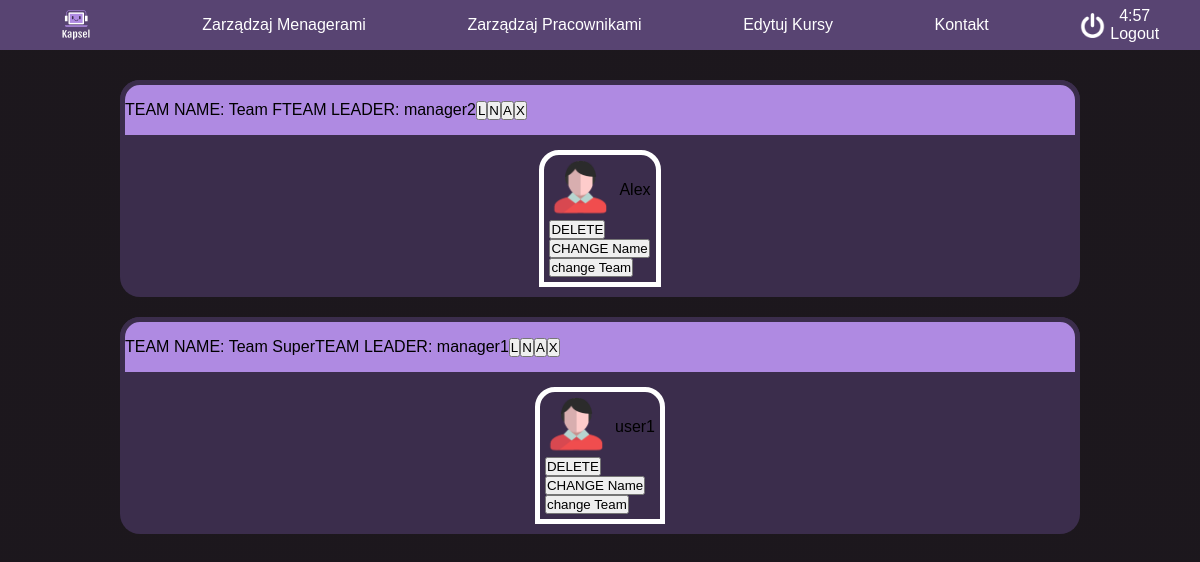
Page /manageUsers (signed in) on the committed database.
### tables this page shows
CREATE TABLE "users"
(
    id       integer
        primary key autoincrement,
    username text,
    role     text,
    password text,
    team_id  integer
);

CREATE TABLE teams
(
    id         integer
        constraint teams_pk
            primary key autoincrement,
    name       text,
    manager_id integer
);

### app.py (the view)
@app.route('/manageUsers')
def manage_users():
    session["localization"] = "manage_users"
    if not session.get("username"):
        return redirect("/login")
    if session.get("role") != 'manager' and session.get("role") != 'admin':
        abort(403)
    cursor.execute("SELECT username, team_id, id FROM users WHERE role=='user'")
    users = cursor.fetchall()
    teams = []
    cursor.execute("SELECT name, team_id FROM teams INNER JOIN users on teams.id=users.team_id WHERE role=='user'")
    teams = cursor.fetchall()
    cursor.execute("SELECT username, teams.id FROM users INNER JOIN teams on users.id=manager_id WHERE role=='manager'")
    managers = cursor.fetchall()
    teams2 = set(teams)
    teams = list(teams2)
    return render_template('manageUsers.html', users=users, teams=teams, managers=managers, role=session.get("role"))

### templates/manageUsers.html (shortened to what this page needs)
<!DOCTYPE html>
<html lang="pl-PL">
<head id="ctl00_Head1">
    <link rel="stylesheet" href="/static/style/style.css">
    <link rel="stylesheet" href="/static/style/nav.css">
    <link rel="stylesheet" href="/static/style/manageUsers.css">
</head>
<body class="CacheDetailsPage">
    {% include 'navbar.html' %}
    <div id="content">
        {% for i in teams %}
        <div class="teamContainer">
            {% for j in managers %}
            {% if i[1] == j[1] %}
                <div class="teamNav">
                    <p>TEAM NAME: {{ i[0] }}</p>
                    <p>TEAM LEADER: {{ j[0] }}</p>
                    <a href="" id="changeTeamLeader"><button onclick="changeTeamName()">L</button></a>
                    <a href="" id="changeTeamName"><button onclick="changeTeamName()">N</button></a>
                    <a href="" id="addToTeam"><button onclick="changeTeamName()">A</button></a>
                    <a href="" id="deleteTeam"><button onclick="dump({{j[1]}})">X</button></a>
                </div>
                {% endif %}
            {% endfor %}
            <div class="teamContent">
                {% for j in users %}
                    {% if i[1]==j[1] %}
                    <div class="teamUser">
                        <div class="teamUserNav">
                        <div class="teamUserIcon"></div>
                            <div class="teamUserP"><p class="teamUserP">{{j[0]}}</p></div>
                            </div>
                    <a href="{{ url_for('deleteUser', user_id=j[2]) }}" id="deleteUser"><button>DELETE</button></a>
                        <a href="" id="changeUserName"><button>CHANGE Name</button></a>
                        <a href="" id="changeUserTeam"><button>change Team</button></a>
                    </div>
                    {% endif %}
                {% endfor %}
            </div>
        </div>
        {% endfor %}
    </div>
</body>
</html>

### static/style/style.css (style rules this page uses)
* { margin:0; padding: 0; box-sizing: border-box; }
html, body { font-family: Helvetica, sans-serif; height: 100%; background-image: linear-gradient(rgba(19,14,20,0.8), rgba(19,14,20,0.8)), url(../icon/new-york-1745089_1920.jpg); background-position: center; background-size: cover; background-attachment: fixed; }
#content { color: rgba(0, 0, 0, 0); display: flex; flex-direction: column; align-items: center; padding-top: 60px; width: 100vw; height: 100vh; transition-duration: .3s; }

### static/style/nav.css (style rules this page uses)
* { margin:0; padding: 0; box-sizing: border-box; }
a { text-decoration: none; color:var(--white); }

### static/style/manageUsers.css (style rules this page uses)
.teamContainer { width:80vw; color: black; height: fit-content; background-color: var(--bg); border-radius: 20px; margin-top: 20px; height: fit-content; }
.teamNav { width:80vw; height: 60px; background-color: var(--details); border: 5px solid var(--bg); border-radius: 20px 20px 0px 0px; display: flex; align-items: center; }
.teamContent { width: 100%; display: flex; flex-direction: row; flex-wrap: wrap; justify-content: space-evenly; }
.teamUser { border-radius: 20px 20px 0px 0px; padding: 5px; border: 5px solid var(--white); margin: 10px; display: flex; flex-direction: column; }
.teamUserNav { display: flex; flex-direction: row; }
.teamUserIcon { background-image: url(/static/icon/icon_user.png); width:60px; height:60px; background-repeat: no-repeat; background-size: cover; }
.teamUserP { display: flex; align-items: center; text-align: center; margin-left: 5px; }

### static/style/root.css (style rules this page uses)
:root { --bg: #3b2d4c; --white: white; --secbg: #584472; --details: #af8ae2; --dark: #191420; }

### rows in the picture
users: username "Alex"
users: username "manager2"
teams: name "Team F"
users: username "user1"
users: username "manager1"
teams: name "Team Super"
